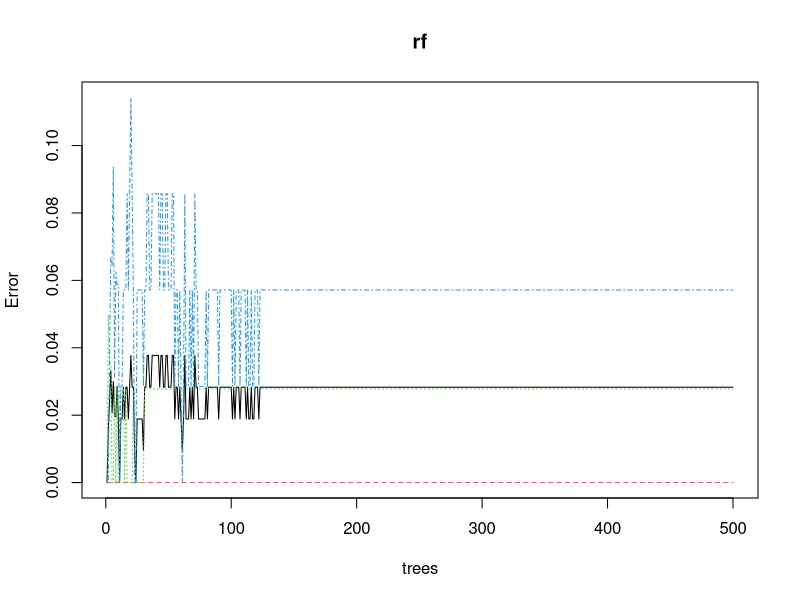
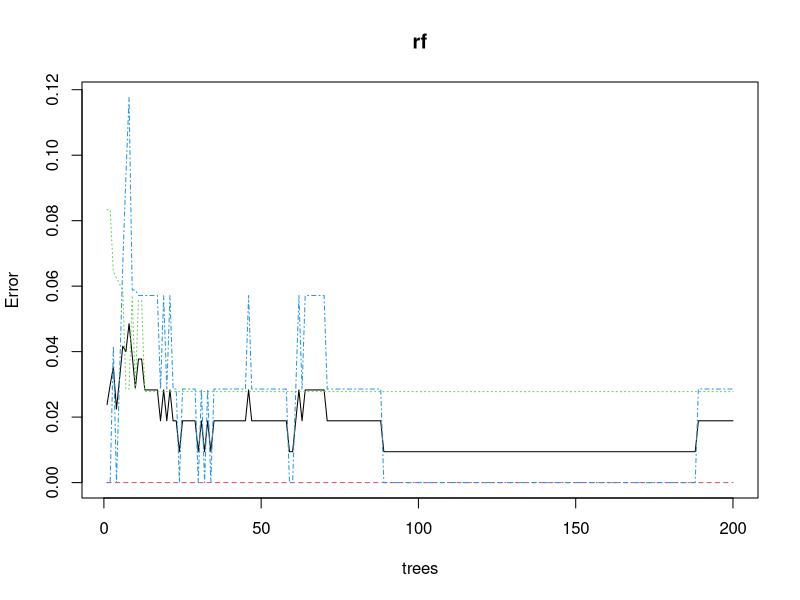
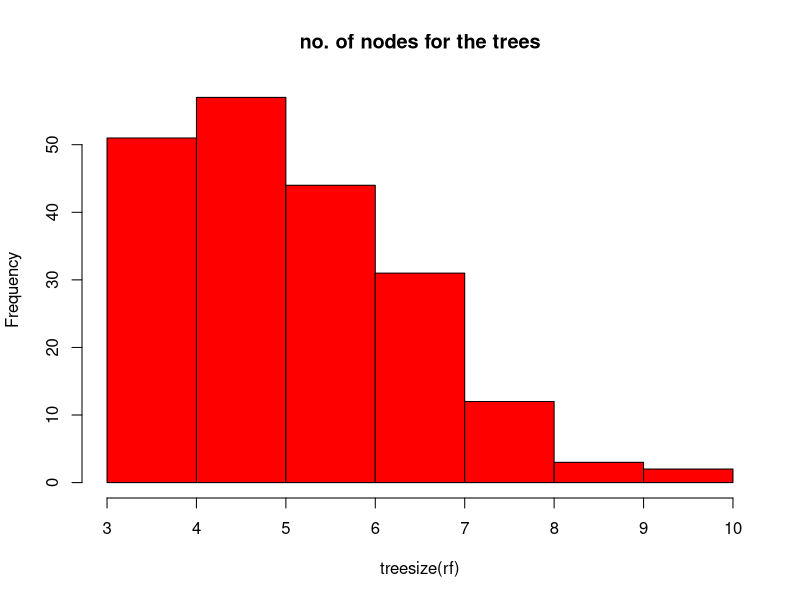
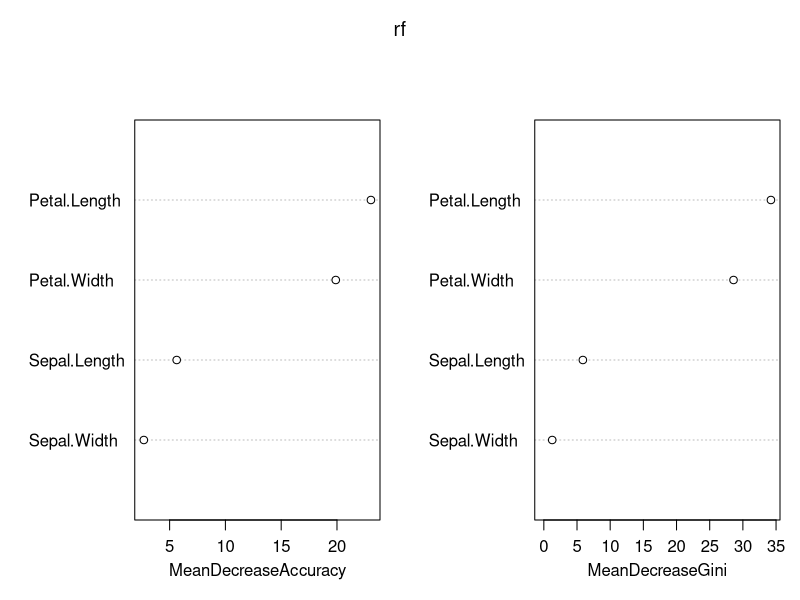
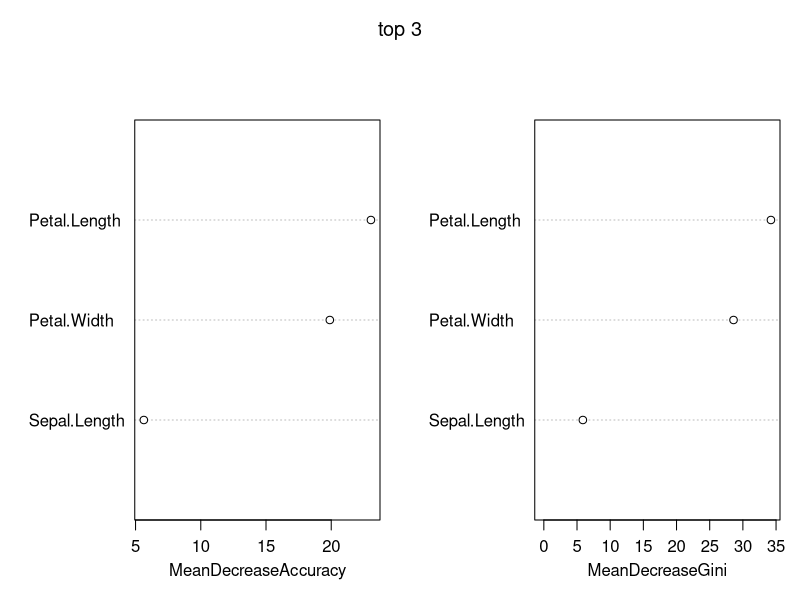
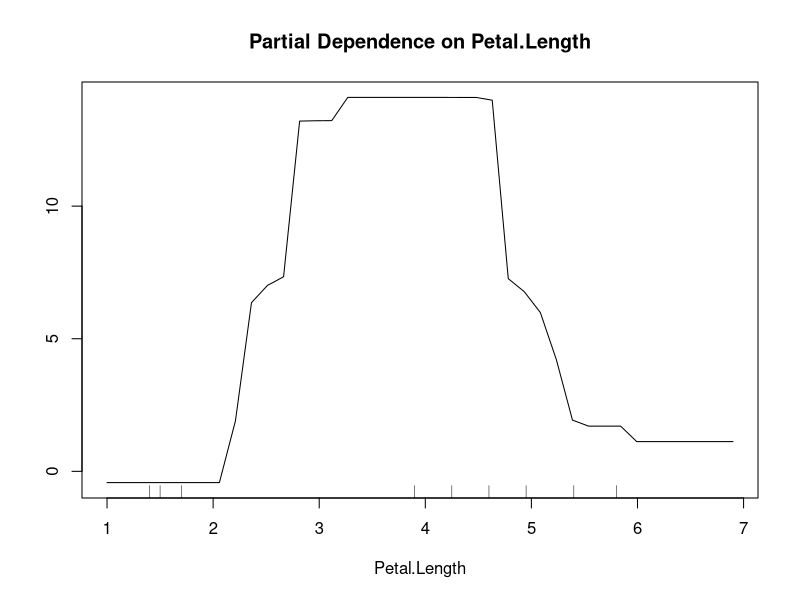
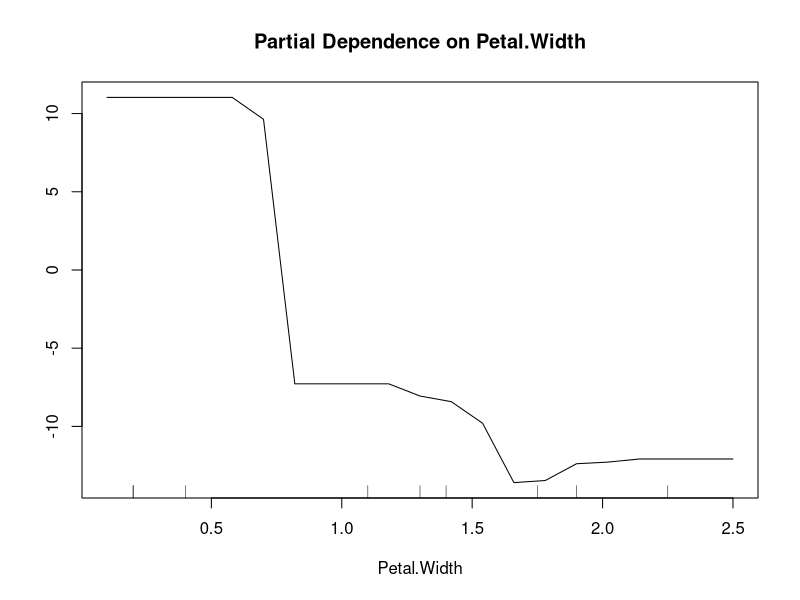

These figures' R source, in order:
#Random Forests using R
data("iris")
attach(iris)
str(iris)#structure of data
#Data partition
set.seed(123)
ind<-sample(2,nrow(iris),replace = T,prob = c(0.7,0.3))
nrow(iris)
ncol(iris)
train<-iris[ind==1,]
test<-iris[ind==2,]
#Random Forest
library(randomForest)
set.seed(222)
rf<-randomForest(Species~.,data = train)
print(rf)
attributes(rf)
rf$err.rate
rf$confusion
library(caret)
p1<-predict(rf,test)
head(p1)
head(iris)
head(train$Species)
library(e1071)
confusionMatrix(p1,test$Species)
#Train Data
p2<-predict(rf,train)
head(p2)
library(e1071)
confusionMatrix(p2,train$Species)
#Prediction and confusion Matrix on train data
p2<-predict(rf,train)
confusionMatrix(p2,train$Species)
plot(rf)
rf<-randomForest(Species~.,data = train,ntree=200,mtry=2,importance=TRUE,proximity=TRUE)
plot(rf)
hist(treesize(rf),main="no. of nodes for the trees",col = "red")
#Variable Importance
varImpPlot(rf)
varImpPlot(rf,sort=T,n.var = 3,main="top 3")
importance(rf)
#variable used no of times
varUsed(rf)
#Partial Dependence plot 
partialPlot(rf,train,Petal.Length,"versicolor")
partialPlot(rf,train,Petal.Width,"setosa")
View(iris)
#Extract Single Tree
getTree(rf,1,labelVar = TRUE)











